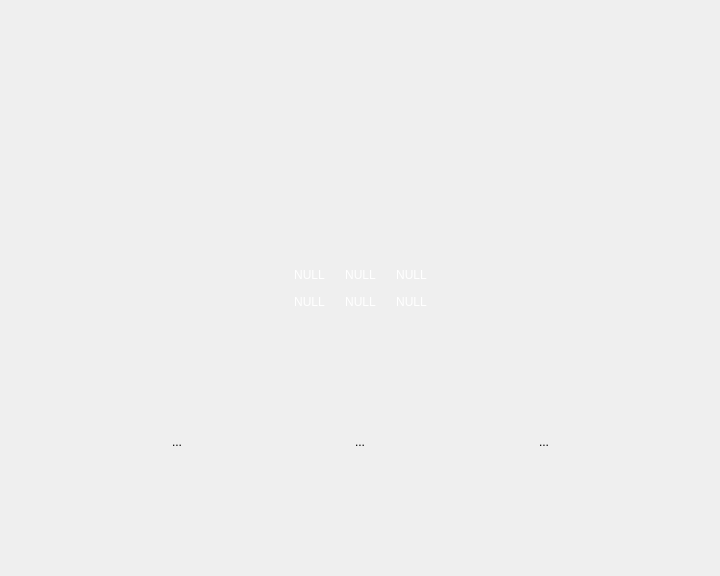
<?xml version="1.0" encoding="UTF-8"?>
<ui version="4.0">
 <class>videoWindow</class>
 <widget class="QWidget" name="videoWindow">
  <property name="geometry">
   <rect>
    <x>0</x>
    <y>0</y>
    <width>720</width>
    <height>576</height>
   </rect>
  </property>
  <property name="minimumSize">
   <size>
    <width>720</width>
    <height>576</height>
   </size>
  </property>
  <property name="maximumSize">
   <size>
    <width>720</width>
    <height>576</height>
   </size>
  </property>
  <property name="windowTitle">
   <string>Form</string>
  </property>
  <layout class="QGridLayout" name="gridLayout_2">
   <item row="0" column="0">
    <layout class="QVBoxLayout" name="verticalLayout">
     <item>
      <spacer name="verticalSpacer">
       <property name="orientation">
        <enum>Qt::Vertical</enum>
       </property>
       <property name="sizeHint" stdset="0">
        <size>
         <width>20</width>
         <height>40</height>
        </size>
       </property>
      </spacer>
     </item>
     <item>
      <layout class="QHBoxLayout" name="horizontalLayout_2">
       <item>
        <spacer name="horizontalSpacer">
         <property name="orientation">
          <enum>Qt::Horizontal</enum>
         </property>
         <property name="sizeHint" stdset="0">
          <size>
           <width>40</width>
           <height>20</height>
          </size>
         </property>
        </spacer>
       </item>
       <item>
        <widget class="QLabel" name="label">
         <property name="text">
          <string/>
         </property>
         <property name="pixmap">
          <pixmap resource="resources.qrc">:/images/video.jpg</pixmap>
         </property>
        </widget>
       </item>
       <item>
        <spacer name="horizontalSpacer_2">
         <property name="orientation">
          <enum>Qt::Horizontal</enum>
         </property>
         <property name="sizeHint" stdset="0">
          <size>
           <width>40</width>
           <height>20</height>
          </size>
         </property>
        </spacer>
       </item>
      </layout>
     </item>
     <item>
      <spacer name="verticalSpacer_2">
       <property name="orientation">
        <enum>Qt::Vertical</enum>
       </property>
       <property name="sizeHint" stdset="0">
        <size>
         <width>20</width>
         <height>40</height>
        </size>
       </property>
      </spacer>
     </item>
     <item>
      <layout class="QHBoxLayout" name="horizontalLayout">
       <item>
        <spacer name="horizontalSpacer_3">
         <property name="orientation">
          <enum>Qt::Horizontal</enum>
         </property>
         <property name="sizeHint" stdset="0">
          <size>
           <width>40</width>
           <height>20</height>
          </size>
         </property>
        </spacer>
       </item>
       <item>
        <layout class="QGridLayout" name="gridLayout">
         <item row="0" column="0">
          <widget class="QToolButton" name="video1">
           <property name="styleSheet">
            <string notr="true">color: rgb(255, 255, 255);</string>
           </property>
           <property name="text">
            <string>NULL</string>
           </property>
           <property name="icon">
            <iconset resource="resources.qrc">
             <normaloff>:/images/nopreview.png</normaloff>:/images/nopreview.png</iconset>
           </property>
           <property name="iconSize">
            <size>
             <width>150</width>
             <height>100</height>
            </size>
           </property>
           <property name="toolButtonStyle">
            <enum>Qt::ToolButtonTextUnderIcon</enum>
           </property>
           <property name="autoRaise">
            <bool>true</bool>
           </property>
          </widget>
         </item>
         <item row="0" column="1">
          <widget class="QToolButton" name="video2">
           <property name="enabled">
            <bool>true</bool>
           </property>
           <property name="styleSheet">
            <string notr="true">color: rgb(255, 255, 255);</string>
           </property>
           <property name="text">
            <string>NULL</string>
           </property>
           <property name="icon">
            <iconset resource="resources.qrc">
             <normaloff>:/images/nopreview.png</normaloff>:/images/nopreview.png</iconset>
           </property>
           <property name="iconSize">
            <size>
             <width>150</width>
             <height>100</height>
            </size>
           </property>
           <property name="toolButtonStyle">
            <enum>Qt::ToolButtonTextUnderIcon</enum>
           </property>
           <property name="autoRaise">
            <bool>true</bool>
           </property>
          </widget>
         </item>
         <item row="0" column="2">
          <widget class="QToolButton" name="video3">
           <property name="styleSheet">
            <string notr="true">color: rgb(255, 255, 255);</string>
           </property>
           <property name="text">
            <string>NULL</string>
           </property>
           <property name="icon">
            <iconset resource="resources.qrc">
             <normaloff>:/images/nopreview.png</normaloff>:/images/nopreview.png</iconset>
           </property>
           <property name="iconSize">
            <size>
             <width>150</width>
             <height>100</height>
            </size>
           </property>
           <property name="toolButtonStyle">
            <enum>Qt::ToolButtonTextUnderIcon</enum>
           </property>
           <property name="autoRaise">
            <bool>true</bool>
           </property>
          </widget>
         </item>
         <item row="1" column="0">
          <widget class="QToolButton" name="video4">
           <property name="styleSheet">
            <string notr="true">color: rgb(255, 255, 255);</string>
           </property>
           <property name="text">
            <string>NULL</string>
           </property>
           <property name="icon">
            <iconset resource="resources.qrc">
             <normaloff>:/images/nopreview.png</normaloff>:/images/nopreview.png</iconset>
           </property>
           <property name="iconSize">
            <size>
             <width>150</width>
             <height>100</height>
            </size>
           </property>
           <property name="toolButtonStyle">
            <enum>Qt::ToolButtonTextUnderIcon</enum>
           </property>
           <property name="autoRaise">
            <bool>true</bool>
           </property>
          </widget>
         </item>
         <item row="1" column="1">
          <widget class="QToolButton" name="video5">
           <property name="styleSheet">
            <string notr="true">color: rgb(255, 255, 255);</string>
           </property>
           <property name="text">
            <string>NULL</string>
           </property>
           <property name="icon">
            <iconset resource="resources.qrc">
             <normaloff>:/images/nopreview.png</normaloff>:/images/nopreview.png</iconset>
           </property>
           <property name="iconSize">
            <size>
             <width>150</width>
             <height>100</height>
            </size>
           </property>
           <property name="toolButtonStyle">
            <enum>Qt::ToolButtonTextUnderIcon</enum>
           </property>
           <property name="autoRaise">
            <bool>true</bool>
           </property>
          </widget>
         </item>
         <item row="1" column="2">
          <widget class="QToolButton" name="video6">
           <property name="styleSheet">
            <string notr="true">color: rgb(255, 255, 255);</string>
           </property>
           <property name="text">
            <string>NULL</string>
           </property>
           <property name="icon">
            <iconset resource="resources.qrc">
             <normaloff>:/images/nopreview.png</normaloff>:/images/nopreview.png</iconset>
           </property>
           <property name="iconSize">
            <size>
             <width>150</width>
             <height>100</height>
            </size>
           </property>
           <property name="toolButtonStyle">
            <enum>Qt::ToolButtonTextUnderIcon</enum>
           </property>
           <property name="autoRaise">
            <bool>true</bool>
           </property>
          </widget>
         </item>
        </layout>
       </item>
       <item>
        <spacer name="horizontalSpacer_4">
         <property name="orientation">
          <enum>Qt::Horizontal</enum>
         </property>
         <property name="sizeHint" stdset="0">
          <size>
           <width>40</width>
           <height>20</height>
          </size>
         </property>
        </spacer>
       </item>
      </layout>
     </item>
     <item>
      <spacer name="verticalSpacer_3">
       <property name="orientation">
        <enum>Qt::Vertical</enum>
       </property>
       <property name="sizeHint" stdset="0">
        <size>
         <width>20</width>
         <height>40</height>
        </size>
       </property>
      </spacer>
     </item>
     <item>
      <layout class="QHBoxLayout" name="horizontalLayout_3">
       <item>
        <spacer name="horizontalSpacer_5">
         <property name="orientation">
          <enum>Qt::Horizontal</enum>
         </property>
         <property name="sizeHint" stdset="0">
          <size>
           <width>40</width>
           <height>20</height>
          </size>
         </property>
        </spacer>
       </item>
       <item>
        <widget class="QToolButton" name="backButton">
         <property name="styleSheet">
          <string notr="true"/>
         </property>
         <property name="text">
          <string>...</string>
         </property>
         <property name="icon">
          <iconset resource="resources.qrc">
           <normaloff>:/images/back.jpg</normaloff>:/images/back.jpg</iconset>
         </property>
         <property name="iconSize">
          <size>
           <width>119</width>
           <height>56</height>
          </size>
         </property>
         <property name="autoRaise">
          <bool>true</bool>
         </property>
        </widget>
       </item>
       <item>
        <spacer name="horizontalSpacer_6">
         <property name="orientation">
          <enum>Qt::Horizontal</enum>
         </property>
         <property name="sizeHint" stdset="0">
          <size>
           <width>40</width>
           <height>20</height>
          </size>
         </property>
        </spacer>
       </item>
       <item>
        <widget class="QToolButton" name="previousButton">
         <property name="text">
          <string>...</string>
         </property>
         <property name="icon">
          <iconset resource="resources.qrc">
           <normaloff>:/images/previous.jpg</normaloff>:/images/previous.jpg</iconset>
         </property>
         <property name="iconSize">
          <size>
           <width>168</width>
           <height>61</height>
          </size>
         </property>
         <property name="autoRaise">
          <bool>true</bool>
         </property>
        </widget>
       </item>
       <item>
        <spacer name="horizontalSpacer_7">
         <property name="orientation">
          <enum>Qt::Horizontal</enum>
         </property>
         <property name="sizeHint" stdset="0">
          <size>
           <width>40</width>
           <height>20</height>
          </size>
         </property>
        </spacer>
       </item>
       <item>
        <widget class="QToolButton" name="nextButton">
         <property name="text">
          <string>...</string>
         </property>
         <property name="icon">
          <iconset resource="resources.qrc">
           <normaloff>:/images/next.jpg</normaloff>:/images/next.jpg</iconset>
         </property>
         <property name="iconSize">
          <size>
           <width>163</width>
           <height>58</height>
          </size>
         </property>
         <property name="autoRaise">
          <bool>true</bool>
         </property>
        </widget>
       </item>
       <item>
        <spacer name="horizontalSpacer_8">
         <property name="orientation">
          <enum>Qt::Horizontal</enum>
         </property>
         <property name="sizeHint" stdset="0">
          <size>
           <width>40</width>
           <height>20</height>
          </size>
         </property>
        </spacer>
       </item>
      </layout>
     </item>
     <item>
      <spacer name="verticalSpacer_4">
       <property name="orientation">
        <enum>Qt::Vertical</enum>
       </property>
       <property name="sizeHint" stdset="0">
        <size>
         <width>20</width>
         <height>40</height>
        </size>
       </property>
      </spacer>
     </item>
    </layout>
   </item>
  </layout>
 </widget>
 <resources>
  <include location="resources.qrc"/>
  <include location="resources.qrc"/>
 </resources>
 <connections/>
</ui>
